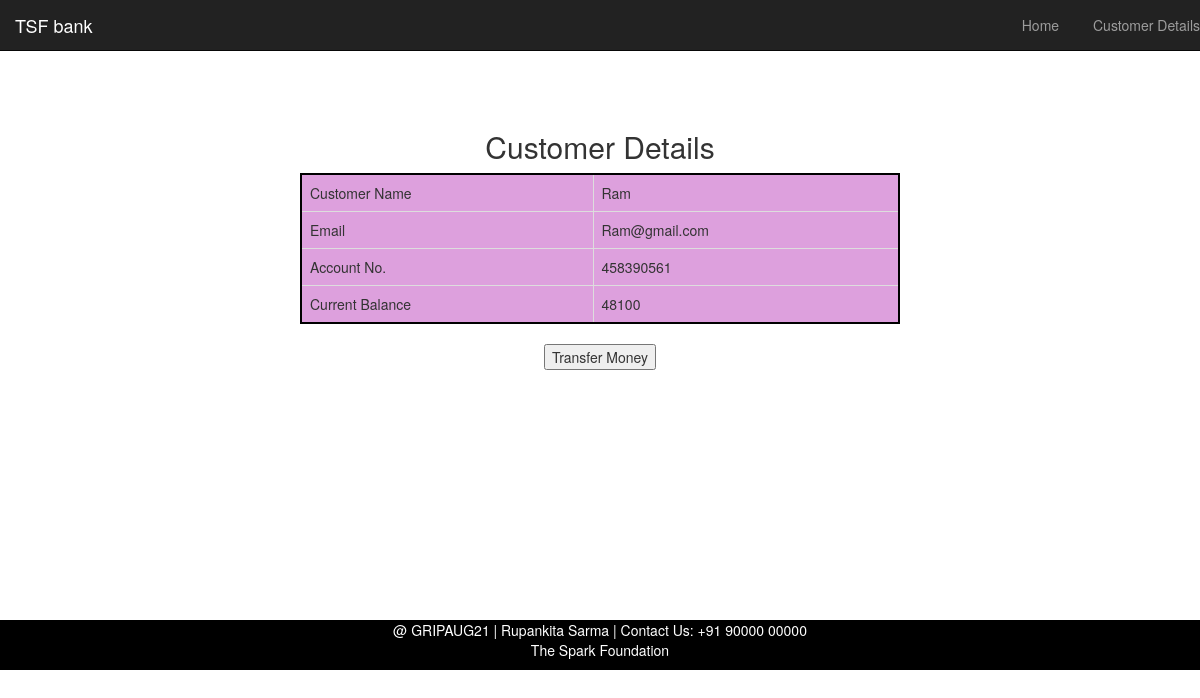
Page /view.php?id=1 on the committed database.
### tables this page shows
CREATE TABLE IF NOT EXISTS `user` (
  `ID` int(11) NOT NULL,
  `Name` varchar(20) NOT NULL,
  `Email` varchar(20) NOT NULL,
  `Account No` int(11) NOT NULL,
  `Balance` int(11) NOT NULL,
  `View Details` varchar(20) NOT NULL,
  PRIMARY KEY (`ID`)
);

### view.php (the view, shortened to what this page needs)
<!DOCTYPE html>
<html>
    <head>
        <link rel="stylesheet" href="bootstrap/css/bootstrap.min.css" type="text/css">
    </head>
    <body>
        <div>
                <div class="navbar navbar-inverse navbar-fixed-top">
                    <div class="navbar-header">
                    <a class="navbar-brand" href="customer.html">TSF bank</a>
                </div>
                <div class="collapse navbar-collapse" id="myNavbar">
                <ul class="nav navbar-nav navbar-right">
                      <li><a href="customer.html"><span class="glyphicon"></span> Home</a></li>
                      <li><a href="index.php"><span class="glyphicon"></span> Customer Details</a></li>
                    </ul>
                </div>
                </div>
            <div class="banner_content">
                <center>
                    <h2>Customer Details</h2>
                </center>
                    <form action="transfer.php" method="POST">
	<?php
	$id=$_GET['id'];
	$con=mysqli_connect("localhost", "root", "","customers-details","3306");
	$query="select * from user where ID='$id'";
	$result=mysqli_query($con,$query);
	if($result) {
		while($row=mysqli_fetch_array($result))
		{
					$dbname=$row['Name'];
					$dbemail=$row['Email'];
					$dbaccount=$row['Account No'];
					$dbcur_balance=$row['Balance'];
	?>
        <center>
            <table class="table table-bordered table-hover " style="background-color: plum;border: 2px #000 solid;">
		<tr>
			<td>Customer Name</td>
			<td><?php echo $dbname; ?></td>
		</tr>
		<tr>
			<td>Email</td>
			<td><?php echo $dbemail; ?></td>
		</tr>
		<tr>
			<td>Account No.</td>
			<td><?php echo $dbaccount; ?></td>
		</tr>
                <tr>
			<td>Current Balance</td>
			<td><?php echo $dbcur_balance; ?></td>
		</tr>
		<?php
                }
                    }
                ?>
                </table>
            <div>
                <input type="submit" value="Transfer Money" class="button">
            </div>
                </center>
                    </form>
                    </div>
                </div>
                <footer>
            <div>
                <center>
                    <p> @ GRIPAUG21 | Rupankita Sarma | Contact Us: +91 90000 00000<br> The Spark Foundation</p>
                </center>
            </div>
        </footer>
    </body>
</html>

### view.php (style rules this page uses)
body { background-image:url(aimg/image5.jpg) ; background-size: cover; }
footer { background-color: black; position: relative; height: 50px; margin-top: -50px; clear: both; color: white; }
.banner_content { padding-top: 110px; padding-bottom: 300px; padding-left: 300px; padding-right: 300px; }

### rows in the picture
user: Name "Ram", Email "Ram@gmail.com", Account No "458390561", Balance "48100"
